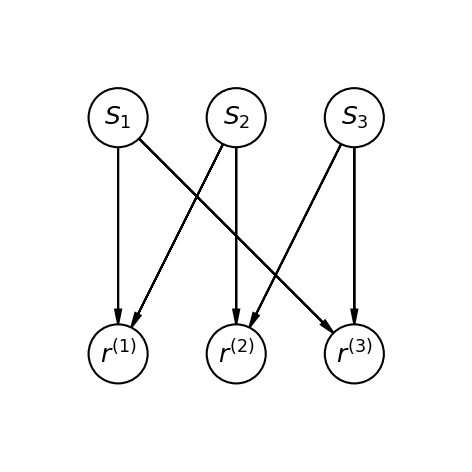

Reproduce this figure in Python.
from matplotlib import rc
rc("font", family="serif", size=12)

import daft

pgm = daft.PGM([4,4])
pgm.add_node(daft.Node("S1", r"$S_1$", 1, 3))
pgm.add_node(daft.Node("S2", r"$S_2$", 2, 3))
pgm.add_node(daft.Node("S3", r"$S_3$", 3, 3))
pgm.add_node(daft.Node("r1", r"$r^{(1)}$", 1, 1))
pgm.add_node(daft.Node("r2", r"$r^{(2)}$", 2, 1))
pgm.add_node(daft.Node("r3", r"$r^{(3)}$", 3, 1))
pgm.add_edge("S1", "r1")
pgm.add_edge("S2", "r1")
pgm.add_edge("S2", "r2")
pgm.add_edge("S3", "r2")
pgm.add_edge("S3", "r3")
pgm.add_edge("S1", "r3")
pgm.render()

pgm.figure.savefig("q1a.png", dpi=150)
